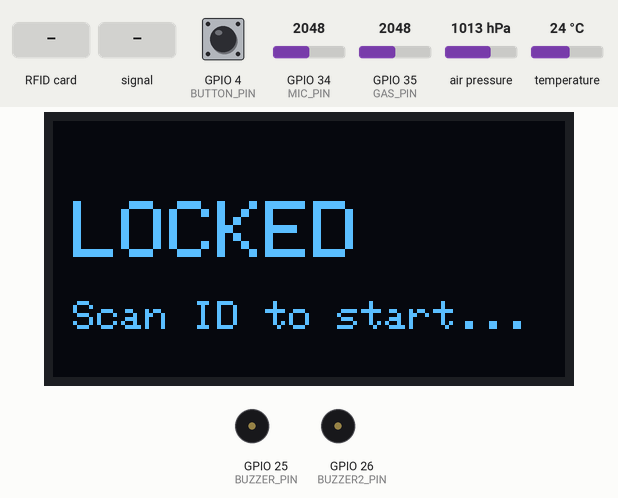
Recording of a program running on a simulated ESP32. Parts: 128×64 one-colour display, buzzer (waves = sounding, pin HIGH). The inputs (shaded band) are chosen by the test bench; at power-on: temperature 24 °C, GPIO 34 (MIC_PIN) = 2048, GPIO 4 (BUTTON_PIN) LOW, GPIO 35 (GAS_PIN) = 2048, air pressure 1013 hPa. Random numbers use the default seed unless the program sets one.

Above: at 1.3 s.
1.4 s: RFID card 5E 7A 19 C4 held to the reader
At 2.9 s:
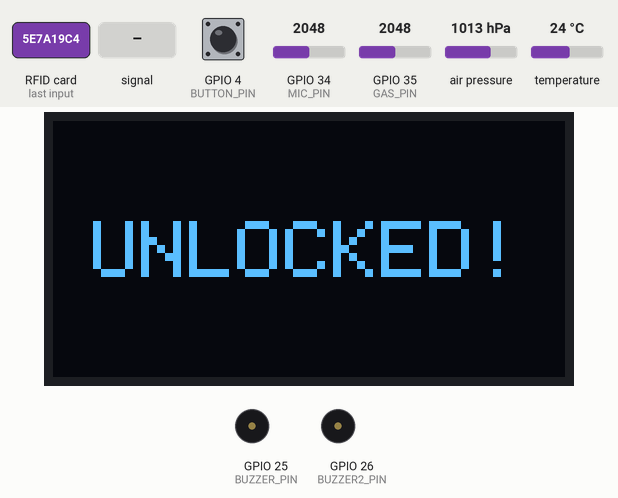
4.4 s: GPIO 34 (MIC_PIN) fed a 200 Hz sine of ±1023 counts around its level
At 4.64 s:
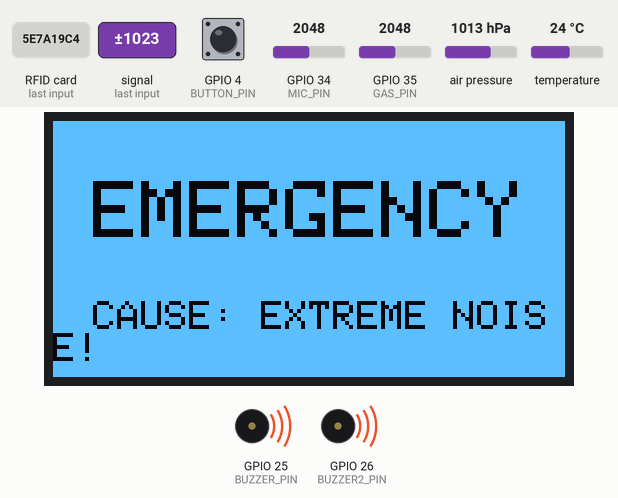
6.5 s: temperature set to 5.4 °C
8.0 s: temperature set to 4.6 °C
At 8.41 s:
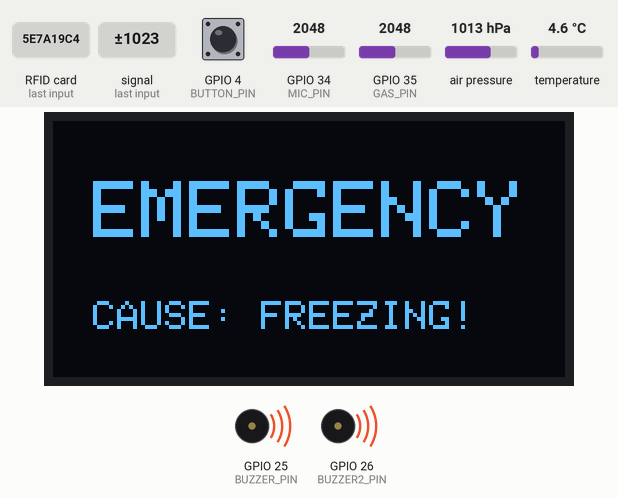
10.2 s: temperature set to 12 °C
At 10.93 s:
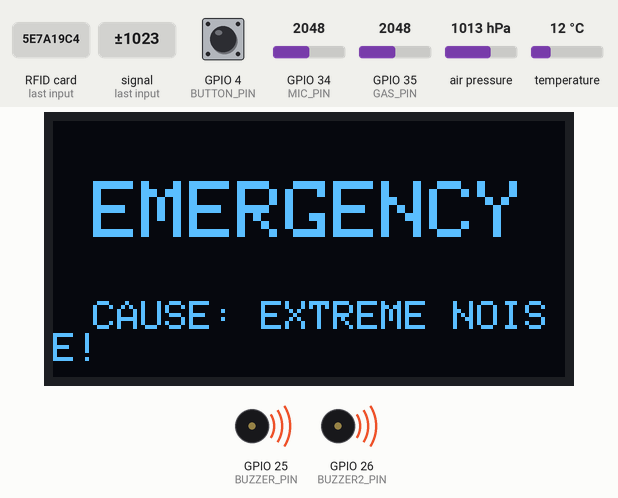
12.5 s: GPIO 34 (MIC_PIN) set to 2866
At 13.8 s:
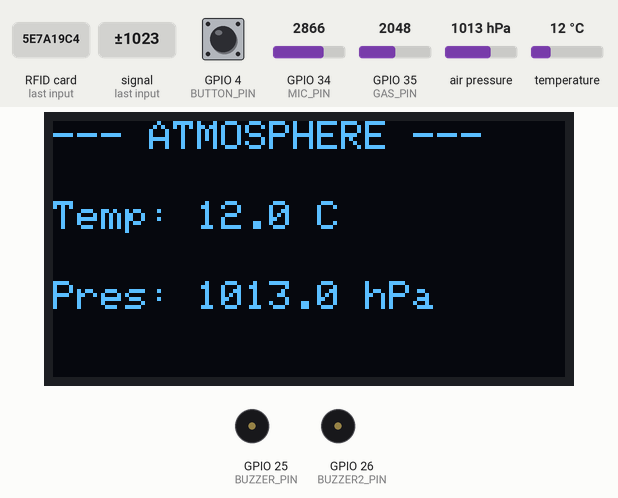
Timing chart, 0 to 15.1 s (numbered marks = the images above; inputs shaded):
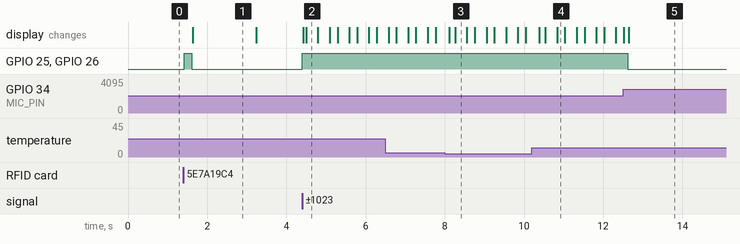

The program:

main.cpp
```cpp
#include <Arduino.h>
#include <Wire.h>
#include <SPI.h>
#include <MFRC522.h>
#include <Adafruit_GFX.h>
#include <Adafruit_SSD1306.h>
#include <Adafruit_BMP280.h>
#include <Adafruit_Sensor.h>

// --- Pins ---
#define BUTTON_PIN 4
#define MIC_PIN 34
#define BUZZER_PIN 25
#define BUZZER2_PIN 26 // Your new second buzzer!
#define GAS_PIN 35
#define RFID_CS_PIN 14
#define RFID_RST_PIN 27

// --- OLED Settings ---
#define SCREEN_WIDTH 128
#define SCREEN_HEIGHT 64
#define OLED_RESET     -1
#define SCREEN_ADDRESS 0x3C
Adafruit_SSD1306 display(SCREEN_WIDTH, SCREEN_HEIGHT, &Wire, OLED_RESET);

// --- Objects ---
Adafruit_BMP280 bmp;
MFRC522 mfrc522(RFID_CS_PIN, RFID_RST_PIN);

// --- System State Variables ---
bool systemUnlocked = false;
int currentScreen = 0;
int lastButtonState = LOW;
uint32_t irBuffer[128];

// ==========================================
// FAKE DATA GENERATORS
// ==========================================
uint32_t getFakeHeartbeat() {
  float time_sec = millis() / 1000.0;
  float beatsPerSecond = 75.0 / 60.0;
  float wave = sin(2 * PI * beatsPerSecond * time_sec) + 0.3 * cos(4 * PI * beatsPerSecond * time_sec);
  return 50000 + (wave * 10000);
}
float getFakeAccelX() { return random(-5, 6) / 10.0; }
float getFakeAccelY() { return random(-5, 6) / 10.0; }
float getFakeAccelZ() { return 9.8 + random(-2, 3) / 10.0; }

// ==========================================
// CALIBRATED SENSOR HELPERS
// ==========================================
int getCalibratedSound() {
  int minReading = 4095, maxReading = 0;
  unsigned long startMillis = millis();

  while (millis() - startMillis < 50) {
    int sample = analogRead(MIC_PIN);
    if (sample < minReading) minReading = sample;
    if (sample > maxReading) maxReading = sample;
  }

  int rawAmplitude = maxReading - minReading;

  if (rawAmplitude < 50) {
    rawAmplitude = 0;
  }

  int volumePercent = map(rawAmplitude, 0, 800, 0, 100);

  if (volumePercent > 100) volumePercent = 100;
  if (volumePercent < 0) volumePercent = 0;

  return volumePercent;
}

int getSmoothedGas() {
  long total = 0;
  for(int i=0; i<10; i++) {
    total += analogRead(GAS_PIN);
    delay(2);
  }
  return total / 10;
}

void setup() {
  Serial.begin(115200);
  pinMode(BUTTON_PIN, INPUT);

  // Setup BOTH buzzers
  pinMode(BUZZER_PIN, OUTPUT);
  pinMode(BUZZER2_PIN, OUTPUT);
  digitalWrite(BUZZER_PIN, LOW);
  digitalWrite(BUZZER2_PIN, LOW);

  // 1. START I2C AND OLED FIRST
  Wire.begin();
  if(!display.begin(SSD1306_SWITCHCAPVCC, SCREEN_ADDRESS)) {
    Serial.println(F("OLED failed"));
    for(;;);
  }

  // 2. START HW-611 (BMP280)
  bmp.begin(0x76);

  // 3. START SPI (RFID Only)
  SPI.begin();
  mfrc522.PCD_Init();

  for(int i=0; i<128; i++) irBuffer[i] = 50000;

  // Draw Lock Screen
  display.clearDisplay();
  display.setTextColor(SSD1306_WHITE);
  display.setTextSize(2);
  display.setCursor(5, 20);
  display.print(F("LOCKED"));
  display.setTextSize(1);
  display.setCursor(5, 45);
  display.print(F("Scan ID to start..."));
  display.display();
}

void loop() {
  // ==========================================
  // 0. SECURITY LOCK
  // ==========================================
  if (!systemUnlocked) {
    if (mfrc522.PICC_IsNewCardPresent() && mfrc522.PICC_ReadCardSerial()) {
      systemUnlocked = true;

      // Double Beep for unlock
      digitalWrite(BUZZER_PIN, HIGH);
      digitalWrite(BUZZER2_PIN, HIGH);
      delay(200);
      digitalWrite(BUZZER_PIN, LOW);
      digitalWrite(BUZZER2_PIN, LOW);

      display.clearDisplay();
      display.setTextSize(2); display.setCursor(10, 25); display.print(F("UNLOCKED!"));
      display.display();
      delay(1500);
    }
    return;
  }

  // ==========================================
  // 1. SAFETY MONITORING
  // ==========================================
  bool isEmergency = false;
  String emergencyCause = "";

  int gasLevel = getSmoothedGas();
  float temp = bmp.readTemperature();
  float pres = bmp.readPressure() / 100.0F;
  float accX = getFakeAccelX(); float accY = getFakeAccelY(); float accZ = getFakeAccelZ();
  float impact = sqrt((accX*accX) + (accY*accY) + (accZ*accZ));
  int volume = getCalibratedSound();

  // --- MASTER EMERGENCY THRESHOLDS ---
  if (gasLevel > 4000) { isEmergency = true; emergencyCause = "GAS LEAK!"; }
  if (impact > 25.0)   { isEmergency = true; emergencyCause = "IMPACT!"; }
  if (volume > 85)     { isEmergency = true; emergencyCause = "EXTREME NOISE!"; }

  if (temp > 45.0)     { isEmergency = true; emergencyCause = "HIGH HEAT!"; }
  if (temp < 5.0 && temp != 0.0) { isEmergency = true; emergencyCause = "FREEZING!"; }
  if (pres < 950.0 && pres > 100.0) { isEmergency = true; emergencyCause = "SEVERE STORM!"; }

  // ==========================================
  // 2. EMERGENCY OVERRIDE UI & DUAL ALARM
  // ==========================================
  if (isEmergency) {
    // Sound BOTH buzzers!
    digitalWrite(BUZZER_PIN, HIGH);
    digitalWrite(BUZZER2_PIN, HIGH);

    display.clearDisplay();
    if ((millis() / 250) % 2 == 0) display.invertDisplay(true);
    else display.invertDisplay(false);
    display.setTextSize(2); display.setCursor(10, 15); display.print(F("EMERGENCY"));
    display.setTextSize(1); display.setCursor(10, 45); display.print(F("CAUSE: ")); display.print(emergencyCause);
    display.display();
    return;
  }

  // ==========================================
  // 3. CAROUSEL NAVIGATION & UI
  // ==========================================
  // Turn off both buzzers during normal operation
  digitalWrite(BUZZER_PIN, LOW);
  digitalWrite(BUZZER2_PIN, LOW);
  display.invertDisplay(false);

  int currentButtonState = digitalRead(BUTTON_PIN);
  if (currentButtonState == HIGH && lastButtonState == LOW) {
    currentScreen++;
    if (currentScreen > 4) currentScreen = 0;
    delay(50);
  }
  lastButtonState = currentButtonState;

  display.clearDisplay();
  display.setTextSize(1);

  switch(currentScreen) {
    case 0: { // ATMOSPHERE
      display.setCursor(0, 0); display.println(F("--- ATMOSPHERE ---"));
      display.setCursor(0, 20); display.print(F("Temp: ")); display.print(temp, 1); display.println(F(" C"));
      display.setCursor(0, 40); display.print(F("Pres: ")); display.print(pres, 1); display.println(F(" hPa"));
      break;
    }
    case 1: { // MOTION
      display.setCursor(0, 0); display.println(F("--- MOTION(NC) ---"));
      display.setCursor(0, 20); display.print(F("X:")); display.print(accX, 1); display.setCursor(64, 20); display.print(F("Y:")); display.println(accY, 1);
      display.setCursor(0, 40); display.print(F("Z:")); display.println(accZ, 1);
      break;
    }
    case 2: { // NOISE LEVEL
      display.setCursor(0, 0); display.println(F("--- SURROUND NOISE ---"));
      display.setTextSize(2);
      display.setCursor(10, 20);
      display.print(F("Vol: ")); display.print(volume); display.print(F("%"));
      display.drawRect(10, 45, 100, 10, SSD1306_WHITE);
      int barWidth = map(volume, 0, 100, 0, 96);
      display.fillRect(12, 47, barWidth, 6, SSD1306_WHITE);
      break;
    }
    case 3: { // HEART GRAPH
      uint32_t irValue = getFakeHeartbeat();
      for (int i = 0; i < 127; i++) irBuffer[i] = irBuffer[i+1];
      irBuffer[127] = irValue;
      uint32_t minVal = irBuffer[0], maxVal = irBuffer[0];
      for(int i=0; i<128; i++){
         if(irBuffer[i] < minVal) minVal = irBuffer[i];
         if(irBuffer[i] > maxVal) maxVal = irBuffer[i];
      }
      if (maxVal == minVal) maxVal = minVal + 1;
      display.setCursor(0, 0); display.print(F("--- HEART RATE(NC) ---"));
      for(int i=0; i<127; i++){
         int y1 = map(irBuffer[i], minVal, maxVal, 63, 15);
         int y2 = map(irBuffer[i+1], minVal, maxVal, 63, 15);
         display.drawLine(i, y1, i+1, y2, SSD1306_WHITE);
      }
      break;
    }
    case 4: { // GAS STATUS
      display.setCursor(0, 0); display.println(F("--- AIR QUALITY ---"));
      display.setCursor(0, 20); display.print(F("Raw Val: ")); display.print(gasLevel);
      display.setTextSize(2);
      display.setCursor(0, 40);

      if (gasLevel < 1000) display.print(F("GOOD"));
      else if (gasLevel < 2500) display.print(F("MODERATE"));
      else display.print(F("DANGER!"));
      break;
    }
  }
  display.display();
}
```

Measured:
- the behaviour switches between 5 and 4.9 °C on temperature (found by bisection; images 2 and 3)
- after the input at 1.4 s, GPIO 25 (BUZZER_PIN), GPIO 26 (BUZZER2_PIN): LOW → HIGH at once, → LOW 0.20 s later; the display: changes after 0.24 s (image 1)
- after the input at 4.4 s, GPIO 25 (BUZZER_PIN), GPIO 26 (BUZZER2_PIN): LOW → HIGH at once; the display: first changes at once (image 2 shows a later state)
- after the input at 12.5 s, GPIO 25 (BUZZER_PIN), GPIO 26 (BUZZER2_PIN): HIGH → LOW after 0.12 s
- what the display in image 1 shows lasts 1.6 s, from 1.6 s to 3.2 s
